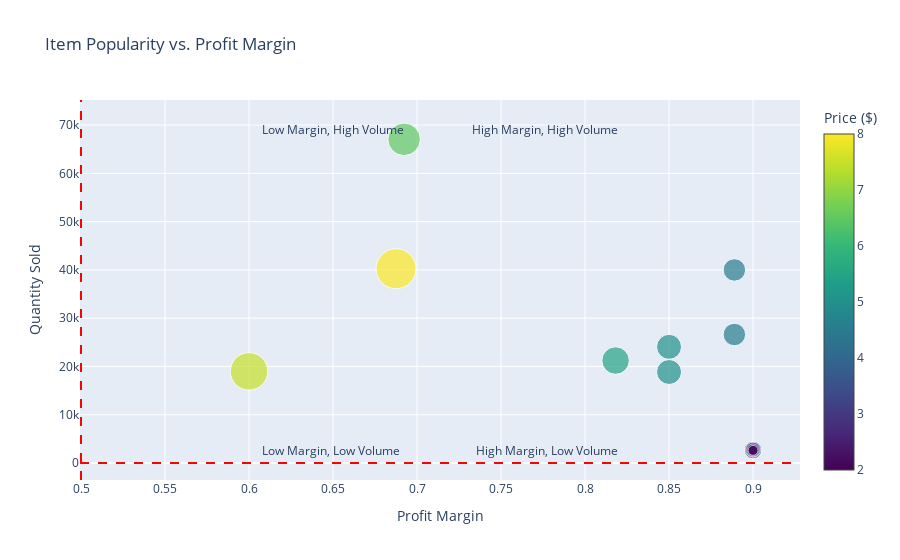

The notebook cell saved with this chart:
### Markdown cell above
# 3 Item Popularity vs Profit Margin

### Code cell
# Create bubble chart
fig = go.Figure()

fig.add_trace(go.Scatter(
    x=item_data['Profit_Margin'],
    y=item_data['Count_Sold'],
    mode='markers',
    marker=dict(
        size=item_data['Price'] * 5,  # Adjust the multiplier for appropriate bubble sizes
        color=item_data['Price'],
        colorscale='Viridis',
        showscale=True,
        colorbar=dict(title='Price ($)')
    ),
    text=item_data['Item_Number'],
    hovertemplate='<b>%{text}</b><br>Profit Margin: %{x:.2f}<br>Quantity Sold: %{y}<br>Price: $%{marker.color:.2f}<extra></extra>'
))

fig.update_layout(
    title='Item Popularity vs. Profit Margin',
    xaxis_title='Profit Margin',
    yaxis_title='Quantity Sold',
    hovermode='closest'
)

# Add a shapes to divide the chart into quadrants
fig.add_shape(type="line", x0=0.5, y0=0, x1=0.5, y1=1, yref="paper", line=dict(color="Red", width=2, dash="dash"))
fig.add_shape(type="line", x0=0, y0=0.5, x1=1, y1=0.5, xref="paper", line=dict(color="Red", width=2, dash="dash"))

# Add annotations for quadrants
fig.add_annotation(x=0.25, y=0.95, xref="paper", yref="paper", text="Low Margin, High Volume", showarrow=False)
fig.add_annotation(x=0.75, y=0.95, xref="paper", yref="paper", text="High Margin, High Volume", showarrow=False)
fig.add_annotation(x=0.25, y=0.05, xref="paper", yref="paper", text="Low Margin, Low Volume", showarrow=False)
fig.add_annotation(x=0.75, y=0.05, xref="paper", yref="paper", text="High Margin, Low Volume", showarrow=False)

fig.show()

### Figure 1 — Plotly figure (JSON) as saved in the notebook; plotly's stock layout.template omitted (floating-point values rounded to 4 significant figures)
{"data": [{"hovertemplate": "<b>%{text}</b><br>Profit Margin: %{x:.2f}<br>Quantity Sold: %{y}<br>Price: $%{marker.color:.2f}<extra></extra>", "marker": {"color": [6.5, 8, 7.5, 5.5, 4.5, 5, 5, 4.5, 3.5, 3, 2.5, 2], "colorbar": {"title": {"text": "Price ($)"}}, "colorscale": [[0, "#440154"], [0.1111, "#482878"], [0.2222, "#3e4989"], [0.3333, "#31688e"], [0.4444, "#26828e"], [0.5556, "#1f9e89"], [0.6667, "#35b779"], [0.7778, "#6ece58"], [0.8889, "#b5de2b"], [1, "#fde725"]], "showscale": true, "size": [32.5, 40, 37.5, 27.5, 22.5, 25, 25, 22.5, 17.5, 15, 12.5, 10]}, "mode": "markers", "text": ["Item_1", "Item_2", "Item_3", "Item_4", "Item_5", "Item_6", "Item_7", "Item_8", "Item_35", "Item_36", "Item_37", "Item_38"], "type": "scatter", "x": [0.6923, 0.6875, 0.6, 0.8182, 0.8889, 0.85, 0.85, 0.8889, 0.9, 0.9, 0.9, 0.9], "y": [67054, 40257, 18985, 21224, 26620, 24068, 18854, 39994, 2685, 2757, 2668, 2626]}], "layout": {"annotations": [{"showarrow": false, "text": "Low Margin, High Volume", "x": 0.25, "xref": "paper", "y": 0.95, "yref": "paper"}, {"showarrow": false, "text": "High Margin, High Volume", "x": 0.75, "xref": "paper", "y": 0.95, "yref": "paper"}, {"showarrow": false, "text": "Low Margin, Low Volume", "x": 0.25, "xref": "paper", "y": 0.05, "yref": "paper"}, {"showarrow": false, "text": "High Margin, Low Volume", "x": 0.75, "xref": "paper", "y": 0.05, "yref": "paper"}], "hovermode": "closest", "shapes": [{"line": {"color": "Red", "dash": "dash", "width": 2}, "type": "line", "x0": 0.5, "x1": 0.5, "y0": 0, "y1": 1, "yref": "paper"}, {"line": {"color": "Red", "dash": "dash", "width": 2}, "type": "line", "x0": 0, "x1": 1, "xref": "paper", "y0": 0.5, "y1": 0.5}], "title": {"text": "Item Popularity vs. Profit Margin"}, "xaxis": {"title": {"text": "Profit Margin"}}, "yaxis": {"title": {"text": "Quantity Sold"}}}}
